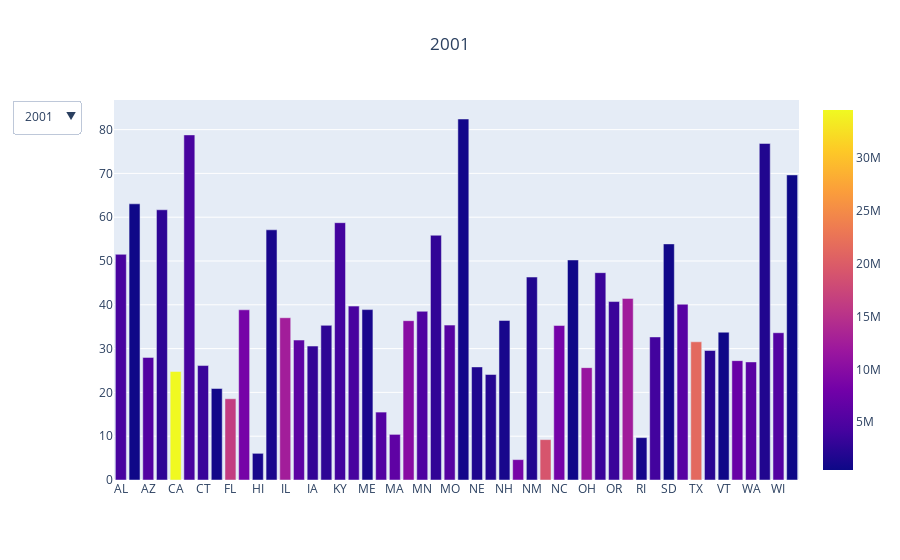

The cell this chart's notebook holds for it:
### Code cell
dfs = list(ann_sales_pop_bystate.groupby("year"))

first_title = dfs[0][0]
traces = []
buttons = []
for i,d in enumerate(dfs):
    visible = [False] * len(dfs)
    visible[i] = True
    name = d[0]
    traces.append(px.bar(d[1], x = 'code', y = 'gun sales per 100k', color = 'population', labels={'pop:population of US'}, height= 800).update_traces(visible=True if i==0 else False).data[0])
    px.treemap(d[1],
                   path=['year', 'code', ],
                   values='population').update_traces(visible=True if i==0 else False).data[0]
  
    buttons.append(dict(label=name,
                        method="update",
                        args=[{"visible":visible},
                              {"title":f"{name}"}]))

updatemenus = [{'active':0, "buttons":buttons}]

fig = go.Figure(data=traces,
                 layout=dict(updatemenus=updatemenus))
fig.update_layout(title=first_title, title_x=0.5)
fig.show()

### Figure 1 — Plotly figure (JSON) as saved in the notebook; plotly's stock layout.template omitted (floating-point values rounded to 4 significant figures)
{"data": [{"alignmentgroup": "True", "hovertemplate": "code=%{x}<br>gun sales per 100k=%{y}<br>population=%{marker.color}<extra></extra>", "legendgroup": "", "marker": {"color": [4467634, 633714, 5273477, 2691571, 34479458, 4425687, 3432835, 795699, 16356966, 8377038, 1225948, 1319962, 12488445, 6127760, 2931997, 2702162, 4068132, 4477875, 1285692, 5374691, 6397634, 9991120, 4982796, 2852994, 5641142, 906961, 1719836, 2098399, 1255517, 8492671, 1831690, 19082838, 8210122, 639062, 11387404, 3467100, 3467937, 12298970, 1057142, 4064995, 757972, 5750789, 21319622, 2283715, 612223, 7198362, 5985722, 1801481, 5406835, 494657], "coloraxis": "coloraxis"}, "name": "", "offsetgroup": "", "orientation": "v", "showlegend": false, "textposition": "auto", "type": "bar", "visible": true, "x": ["AL", "AK", "AZ", "AR", "CA", "CO", "CT", "DE", "FL", "GA", "HI", "ID", "IL", "IN", "IA", "KS", "KY", "LA", "ME", "MD", "MA", "MI", "MN", "MS", "MO", "MT", "NE", "NV", "NH", "NJ", "NM", "NY", "NC", "ND", "OH", "OK", "OR", "PA", "RI", "SC", "SD", "TN", "TX", "UT", "VT", "VA", "WA", "WV", "WI", "WY"], "xaxis": "x", "y": [51.52, 63.06, 27.99, 61.7, 24.78, 78.79, 26.13, 20.89, 18.55, 38.86, 6.088, 57.12, 37.05, 31.95, 30.58, 35.31, 58.75, 39.7, 38.9, 15.51, 10.42, 36.37, 38.52, 55.88, 35.36, 82.42, 25.82, 24.09, 36.42, 4.654, 46.34, 9.221, 35.27, 50.24, 25.66, 47.34, 40.74, 41.46, 9.68, 32.66, 53.91, 40.13, 31.56, 29.56, 33.74, 27.25, 26.96, 76.84, 33.62, 69.65], "yaxis": "y"}, {"alignmentgroup": "True", "hovertemplate": "code=%{x}<br>gun sales per 100k=%{y}<br>population=%{marker.color}<extra></extra>", "legendgroup": "", "marker": {"color": [4480089, 642337, 5396255, 2705927, 34871843, 4490406, 3458749, 806169, 16689370, 8508256, 1239613, 1340372, 12525556, 6155967, 2934234, 2713535, 4089875, 4497267, 1295960, 5440389, 6417206, 10015710, 5018935, 2858681, 5674825, 911667, 1728292, 2173791, 1269089, 8552643, 1855309, 19137800, 8326201, 638168, 11407889, 3489080, 3513424, 12331031, 1065995, 4107795, 760020, 5795918, 21690325, 2324815, 615442, 7286873, 6052349, 1805414, 5445162, 500017], "coloraxis": "coloraxis"}, "name": "", "offsetgroup": "", "orientation": "v", "showlegend": false, "textposition": "auto", "type": "bar", "visible": false, "x": ["AL", "AK", "AZ", "AR", "CA", "CO", "CT", "DE", "FL", "GA", "HI", "ID", "IL", "IN", "IA", "KS", "KY", "LA", "ME", "MD", "MA", "MI", "MN", "MS", "MO", "MT", "NE", "NV", "NH", "NJ", "NM", "NY", "NC", "ND", "OH", "OK", "OR", "PA", "RI", "SC", "SD", "TN", "TX", "UT", "VT", "VA", "WA", "WV", "WI", "WY"], "xaxis": "x", "y": [49.33, 57.28, 26.36, 56.7, 19.63, 40.92, 27.06, 20.33, 17.31, 33.52, 6.298, 55.25, 35.62, 30.58, 30.79, 34.68, 56.1, 37.71, 38.52, 14.48, 14.78, 35.3, 38.33, 52.45, 34.89, 83.72, 24.98, 21.69, 39.14, 5.065, 43.15, 8.409, 32.3, 49.11, 26.04, 45.71, 39.14, 46.04, 8.932, 29.69, 58.26, 38.48, 30.65, 26.54, 33.28, 26.32, 31.96, 74.69, 31.91, 67.17], "yaxis": "y"}, {"alignmentgroup": "True", "hovertemplate": "code=%{x}<br>gun sales per 100k=%{y}<br>population=%{marker.color}<extra></extra>", "legendgroup": "", "marker": {"color": [4503491, 648414, 5510364, 2724816, 35253159, 4528732, 3484336, 818003, 17004085, 8622793, 1251154, 1363380, 12556006, 6196638, 2941999, 2723004, 4117170, 4521042, 1306513, 5496269, 6422565, 10041152, 5053572, 2868312, 5709403, 919630, 1738643, 2248850, 1279840, 8601402, 1877574, 19175939, 8422501, 638817, 11434788, 3504892, 3547376, 12374658, 1071342, 4150297, 763729, 5847812, 22030931, 2360137, 617858, 7366977, 6104115, 1812295, 5479203, 503453], "coloraxis": "coloraxis"}, "name": "", "offsetgroup": "", "orientation": "v", "showlegend": false, "textposition": "auto", "type": "bar", "visible": false, "x": ["AL", "AK", "AZ", "AR", "CA", "CO", "CT", "DE", "FL", "GA", "HI", "ID", "IL", "IN", "IA", "KS", "KY", "LA", "ME", "MD", "MA", "MI", "MN", "MS", "MO", "MT", "NE", "NV", "NH", "NJ", "NM", "NY", "NC", "ND", "OH", "OK", "OR", "PA", "RI", "SC", "SD", "TN", "TX", "UT", "VT", "VA", "WA", "WV", "WI", "WY"], "xaxis": "x", "y": [50.07, 57.15, 26.44, 55.14, 14.88, 40.02, 28.86, 20.0, 17.54, 32.73, 5.946, 54.77, 41.09, 29.67, 32.33, 35.76, 55.1, 38.86, 38.96, 14.24, 20.46, 34.08, 45.46, 52.6, 35.53, 87.85, 25.74, 21.98, 42.76, 4.852, 42.15, 7.866, 31.4, 52.27, 26.12, 47.8, 40.3, 41.69, 9.017, 29.24, 62.43, 37.58, 31.24, 29.87, 32.32, 27.18, 35.04, 72.71, 34.42, 65.91], "yaxis": "y"}, {"alignmentgroup": "True", "hovertemplate": "code=%{x}<br>gun sales per 100k=%{y}<br>population=%{marker.color}<extra></extra>", "legendgroup": "", "marker": {"color": [4530729, 659286, 5652404, 2749686, 35574576, 4575013, 3496094, 830803, 17415318, 8769252, 1273569, 1391802, 12589773, 6233007, 2953635, 2734373, 4146101, 4552238, 1313688, 5546935, 6412281, 10055315, 5087713, 2889010, 5747741, 930009, 1749370, 2346222, 1290121, 8634561, 1903808, 19171567, 8553152, 644705, 11452251, 3525233, 3569463, 12410722, 1074579, 4210921, 770396, 5910809, 22394023, 2401580, 619920, 7475575, 6178645, 1816438, 5514026, 509106], "coloraxis": "coloraxis"}, "name": "", "offsetgroup": "", "orientation": "v", "showlegend": false, "textposition": "auto", "type": "bar", "visible": false, "x": ["AL", "AK", "AZ", "AR", "CA", "CO", "CT", "DE", "FL", "GA", "HI", "ID", "IL", "IN", "IA", "KS", "KY", "LA", "ME", "MD", "MA", "MI", "MN", "MS", "MO", "MT", "NE", "NV", "NH", "NJ", "NM", "NY", "NC", "ND", "OH", "OK", "OR", "PA", "RI", "SC", "SD", "TN", "TX", "UT", "VT", "VA", "WA", "WV", "WI", "WY"], "xaxis": "x", "y": [50.76, 61.44, 27.55, 57.59, 15.43, 42.45, 28.87, 19.77, 18.26, 26.48, 5.73, 54.28, 46.9, 28.32, 33.35, 36.21, 56.67, 37.88, 40.09, 13.97, 17.62, 34.05, 44.78, 52.71, 36.42, 89.83, 27.69, 23.34, 44.02, 4.329, 42.83, 8.357, 32.32, 53.81, 28.56, 49.13, 41.94, 40.68, 9.356, 29.48, 65.32, 38.81, 30.05, 33.3, 31.44, 28.5, 32.93, 73.14, 33.93, 69.59], "yaxis": "y"}, {"alignmentgroup": "True", "hovertemplate": "code=%{x}<br>gun sales per 100k=%{y}<br>population=%{marker.color}<extra></extra>", "legendgroup": "", "marker": {"color": [4569805, 666946, 5839077, 2781097, 35827943, 4631888, 3506956, 845150, 17842038, 8925922, 1292729, 1428241, 12609903, 6278616, 2964454, 2745299, 4182742, 4576628, 1318787, 5592379, 6403290, 10051137, 5119598, 2905943, 5790300, 940102, 1761497, 2432143, 1298492, 8651974, 1932274, 19132610, 8705407, 646089, 11463320, 3548597, 3613202, 12449990, 1067916, 4270150, 775493, 5991057, 22778123, 2457719, 621215, 7577105, 6257305, 1820492, 5546166, 514157], "coloraxis": "coloraxis"}, "name": "", "offsetgroup": "", "orientation": "v", "showlegend": false, "textposition": "auto", "type": "bar", "visible": false, "x": ["AL", "AK", "AZ", "AR", "CA", "CO", "CT", "DE", "FL", "GA", "HI", "ID", "IL", "IN", "IA", "KS", "KY", "LA", "ME", "MD", "MA", "MI", "MN", "MS", "MO", "MT", "NE", "NV", "NH", "NJ", "NM", "NY", "NC", "ND", "OH", "OK", "OR", "PA", "RI", "SC", "SD", "TN", "TX", "UT", "VT", "VA", "WA", "WV", "WI", "WY"], "xaxis": "x", "y": [51.62, 66.74, 30.25, 58.97, 17.05, 44.54, 27.83, 20.26, 20.77, 28.88, 5.86, 56.25, 41.8, 27.43, 33.85, 35.81, 55.61, 45.44, 38.16, 14.47, 16.45, 33.53, 43.79, 57.71, 37.0, 89.42, 27.35, 25.79, 42.94, 4.228, 42.46, 8.299, 31.19, 55.72, 27.32, 51.3, 43.74, 38.79, 9.035, 33.21, 65.47, 42.3, 32.43, 36.2, 29.95, 29.26, 35.09, 73.42, 33.0, 73.73], "yaxis": "y"}, {"alignmentgroup": "True", "hovertemplate": "code=%{x}<br>gun sales per 100k=%{y}<br>population=%{marker.color}<extra></extra>", "legendgroup": "", "marker": {"color": [4628981, 675302, 6029141, 2821761, 36021202, 4720423, 3517460, 859268, 18166990, 9155813, 1309731, 1468669, 12643955, 6332669, 2982644, 2762931, 4219239, 4302665, 1323619, 5627367, 6410084, 10036081, 5163555, 2904978, 5842704, 952692, 1772693, 2522658, 1308389, 8661679, 1962137, 19104631, 8917270, 649422, 11481213, 3594090, 3670883, 12510809, 1063096, 4357847, 783033, 6088766, 23359580, 2525507, 622892, 7673725, 6370753, 1827912, 5577655, 522667], "coloraxis": "coloraxis"}, "name": "", "offsetgroup": "", "orientation": "v", "showlegend": false, "textposition": "auto", "type": "bar", "visible": false, "x": ["AL", "AK", "AZ", "AR", "CA", "CO", "CT", "DE", "FL", "GA", "HI", "ID", "IL", "IN", "IA", "KS", "KY", "LA", "ME", "MD", "MA", "MI", "MN", "MS", "MO", "MT", "NE", "NV", "NH", "NJ", "NM", "NY", "NC", "ND", "OH", "OK", "OR", "PA", "RI", "SC", "SD", "TN", "TX", "UT", "VT", "VA", "WA", "WV", "WI", "WY"], "xaxis": "x", "y": [52.53, 69.65, 33.87, 60.29, 17.15, 45.49, 27.75, 19.43, 22.66, 34.07, 5.794, 61.97, 41.74, 29.32, 34.01, 39.5, 187.6, 49.31, 40.12, 14.61, 21.4, 33.12, 47.39, 61.65, 39.43, 92.13, 28.89, 28.92, 48.27, 4.308, 46.03, 10.42, 32.52, 60.72, 28.32, 53.07, 44.6, 41.6, 9.346, 34.1, 67.27, 42.46, 32.97, 42.23, 33.25, 31.13, 40.09, 75.45, 33.93, 81.08], "yaxis": "y"}, {"alignmentgroup": "True", "hovertemplate": "code=%{x}<br>gun sales per 100k=%{y}<br>population=%{marker.color}<extra></extra>", "legendgroup": "", "marker": {"color": [4672840, 680300, 6167681, 2848650, 36250311, 4803868, 3527270, 871749, 18367842, 9349988, 1315675, 1505105, 12695866, 6379599, 2999212, 2783785, 4256672, 4375581, 1327040, 5653408, 6431559, 10001284, 5207203, 2928350, 5887612, 964706, 1783440, 2601072, 1312540, 8677885, 1990070, 19132335, 9118037, 652822, 11500468, 3634349, 3722417, 12563937, 1057315, 4444110, 791623, 6175727, 23831983, 2597746, 623481, 7751000, 6461587, 1834052, 5610775, 534876], "coloraxis": "coloraxis"}, "name": "", "offsetgroup": "", "orientation": "v", "showlegend": false, "textposition": "auto", "type": "bar", "visible": false, "x": ["AL", "AK", "AZ", "AR", "CA", "CO", "CT", "DE", "FL", "GA", "HI", "ID", "IL", "IN", "IA", "KS", "KY", "LA", "ME", "MD", "MA", "MI", "MN", "MS", "MO", "MT", "NE", "NV", "NH", "NJ", "NM", "NY", "NC", "ND", "OH", "OK", "OR", "PA", "RI", "SC", "SD", "TN", "TX", "UT", "VT", "VA", "WA", "WV", "WI", "WY"], "xaxis": "x", "y": [52.51, 72.91, 31.14, 59.62, 23.61, 46.16, 32.92, 18.25, 23.2, 28.93, 4.956, 62.39, 42.3, 29.29, 32.97, 40.05, 373.0, 47.58, 38.64, 14.19, 25.72, 31.18, 47.64, 59.86, 46.55, 93.66, 29.18, 27.02, 49.61, 4.196, 46.88, 11.09, 31.72, 64.81, 28.36, 52.03, 43.69, 44.78, 9.668, 33.78, 68.23, 39.14, 32.88, 48.91, 32.0, 31.16, 42.74, 72.19, 32.19, 79.96], "yaxis": "y"}, {"alignmentgroup": "True", "hovertemplate": "code=%{x}<br>gun sales per 100k=%{y}<br>population=%{marker.color}<extra></extra>", "legendgroup": "", "marker": {"color": [4718206, 687455, 6280362, 2874554, 36604337, 4889730, 3545579, 883874, 18527305, 9504843, 1332213, 1534320, 12747038, 6424806, 3016734, 2808076, 4289878, 4435586, 1330509, 5684965, 6468967, 9946889, 5247018, 2947806, 5923916, 976415, 1796378, 2653630, 1315906, 8711090, 2010662, 19212436, 9309449, 657569, 11515391, 3668976, 3768748, 12612285, 1055003, 4528996, 799124, 6247411, 24309039, 2663029, 624151, 7833496, 6562231, 1840310, 5640996, 546043], "coloraxis": "coloraxis"}, "name": "", "offsetgroup": "", "orientation": "v", "showlegend": false, "textposition": "auto", "type": "bar", "visible": false, "x": ["AL", "AK", "AZ", "AR", "CA", "CO", "CT", "DE", "FL", "GA", "HI", "ID", "IL", "IN", "IA", "KS", "KY", "LA", "ME", "MD", "MA", "MI", "MN", "MS", "MO", "MT", "NE", "NV", "NH", "NJ", "NM", "NY", "NC", "ND", "OH", "OK", "OR", "PA", "RI", "SC", "SD", "TN", "TX", "UT", "VT", "VA", "WA", "WV", "WI", "WY"], "xaxis": "x", "y": [63.46, 89.79, 33.23, 66.72, 21.32, 58.39, 43.97, 20.48, 27.19, 38.65, 6.432, 65.47, 48.32, 34.23, 35.91, 44.9, 438.5, 55.99, 42.51, 15.76, 18.53, 35.92, 52.83, 61.42, 54.27, 99.96, 31.5, 35.89, 51.14, 4.652, 52.78, 11.55, 37.32, 71.22, 30.4, 60.4, 47.73, 47.46, 11.76, 40.83, 78.2, 45.27, 38.86, 68.19, 35.23, 35.61, 48.24, 80.25, 33.12, 90.2], "yaxis": "y"}, {"alignmentgroup": "True", "hovertemplate": "code=%{x}<br>gun sales per 100k=%{y}<br>population=%{marker.color}<extra></extra>", "legendgroup": "", "marker": {"color": [4757938, 698895, 6343154, 2896843, 36961229, 4972195, 3561807, 891730, 18652644, 9620846, 1346717, 1554439, 12796778, 6459325, 3032870, 2832704, 4317074, 4491648, 1329590, 5730388, 6517613, 9901591, 5281203, 2958774, 5961088, 983982, 1812683, 2684665, 1316102, 8755602, 2036802, 19307066, 9449566, 664968, 11528896, 3717572, 3808600, 12666858, 1053646, 4589872, 807067, 6306019, 24801761, 2723421, 624817, 7925937, 6667426, 1847775, 5669264, 559851], "coloraxis": "coloraxis"}, "name": "", "offsetgroup": "", "orientation": "v", "showlegend": false, "textposition": "auto", "type": "bar", "visible": false, "x": ["AL", "AK", "AZ", "AR", "CA", "CO", "CT", "DE", "FL", "GA", "HI", "ID", "IL", "IN", "IA", "KS", "KY", "LA", "ME", "MD", "MA", "MI", "MN", "MS", "MO", "MT", "NE", "NV", "NH", "NJ", "NM", "NY", "NC", "ND", "OH", "OK", "OR", "PA", "RI", "SC", "SD", "TN", "TX", "UT", "VT", "VA", "WA", "WV", "WI", "WY"], "xaxis": "x", "y": [66.81, 86.97, 33.95, 72.44, 21.32, 63.08, 56.84, 23.02, 29.84, 38.79, 7.805, 63.84, 58.77, 42.39, 39.64, 50.48, 507.2, 55.01, 45.84, 16.61, 15.17, 36.58, 53.99, 56.46, 59.67, 103.6, 32.73, 39.98, 57.82, 6.343, 52.46, 12.49, 38.99, 72.13, 34.31, 63.1, 48.59, 50.66, 14.05, 46.75, 78.99, 64.86, 40.88, 94.05, 36.95, 37.4, 50.5, 84.88, 34.74, 91.8], "yaxis": "y"}, {"alignmentgroup": "True", "hovertemplate": "code=%{x}<br>gun sales per 100k=%{y}<br>population=%{marker.color}<extra></extra>", "legendgroup": "", "marker": {"color": [4785570, 713868, 6408790, 2922280, 37333601, 5048196, 3579210, 899711, 18846054, 9713248, 1363731, 1570718, 12839695, 6489965, 3050314, 2858910, 4347698, 4545392, 1327366, 5787193, 6563263, 9876149, 5310337, 2970047, 5996063, 990527, 1829838, 2703230, 1316614, 8802707, 2064982, 19398228, 9559533, 674344, 11545435, 3759263, 3837208, 12710472, 1052669, 4636361, 816211, 6356683, 25245178, 2774424, 625793, 8024417, 6742256, 1854146, 5689060, 564222], "coloraxis": "coloraxis"}, "name": "", "offsetgroup": "", "orientation": "v", "showlegend": false, "textposition": "auto", "type": "bar", "visible": false, "x": ["AL", "AK", "AZ", "AR", "CA", "CO", "CT", "DE", "FL", "GA", "HI", "ID", "IL", "IN", "IA", "KS", "KY", "LA", "ME", "MD", "MA", "MI", "MN", "MS", "MO", "MT", "NE", "NV", "NH", "NJ", "NM", "NY", "NC", "ND", "OH", "OK", "OR", "PA", "RI", "SC", "SD", "TN", "TX", "UT", "VT", "VA", "WA", "WV", "WI", "WY"], "xaxis": "x", "y": [64.49, 92.33, 32.15, 65.51, 21.87, 59.59, 50.18, 21.38, 29.68, 34.31, 7.724, 58.59, 54.15, 53.26, 40.89, 50.42, 548.7, 52.63, 49.71, 15.23, 17.66, 35.26, 56.0, 57.2, 58.32, 102.1, 31.85, 38.76, 60.72, 5.739, 52.82, 12.45, 34.69, 69.82, 34.06, 62.22, 48.17, 49.3, 14.09, 43.49, 77.37, 64.66, 38.35, 199.4, 38.79, 39.98, 49.74, 86.05, 34.24, 84.56], "yaxis": "y"}, {"alignmentgroup": "True", "hovertemplate": "code=%{x}<br>gun sales per 100k=%{y}<br>population=%{marker.color}<extra></extra>", "legendgroup": "", "marker": {"color": [4801627, 723375, 6468796, 2938506, 37668681, 5118400, 3588948, 907985, 19083482, 9810181, 1376897, 1583930, 12855970, 6516336, 3064102, 2869548, 4366869, 4575197, 1327844, 5840241, 6606285, 9874589, 5347108, 2977886, 6010065, 997600, 1841749, 2717951, 1318075, 8836639, 2077919, 19502728, 9651377, 684867, 11549772, 3785534, 3867937, 12741310, 1050350, 4673509, 823772, 6398361, 25640909, 2814784, 626320, 8105850, 6821481, 1855184, 5708785, 567329], "coloraxis": "coloraxis"}, "name": "", "offsetgroup": "", "orientation": "v", "showlegend": false, "textposition": "auto", "type": "bar", "visible": false, "x": ["AL", "AK", "AZ", "AR", "CA", "CO", "CT", "DE", "FL", "GA", "HI", "ID", "IL", "IN", "IA", "KS", "KY", "LA", "ME", "MD", "MA", "MI", "MN", "MS", "MO", "MT", "NE", "NV", "NH", "NJ", "NM", "NY", "NC", "ND", "OH", "OK", "OR", "PA", "RI", "SC", "SD", "TN", "TX", "UT", "VT", "VA", "WA", "WV", "WI", "WY"], "xaxis": "x", "y": [70.0, 97.04, 38.88, 70.18, 24.04, 65.7, 51.84, 24.77, 33.71, 37.5, 9.176, 67.31, 64.48, 55.22, 58.73, 57.46, 522.3, 57.82, 55.07, 17.64, 23.23, 36.12, 63.12, 62.14, 65.71, 109.2, 35.76, 43.69, 69.03, 6.819, 55.64, 13.94, 38.88, 89.12, 40.6, 71.8, 54.24, 56.43, 16.44, 49.09, 84.55, 70.5, 45.06, 362.7, 43.58, 40.89, 57.82, 99.99, 56.54, 92.05], "yaxis": "y"}, {"alignmentgroup": "True", "hovertemplate": "code=%{x}<br>gun sales per 100k=%{y}<br>population=%{marker.color}<extra></extra>", "legendgroup": "", "marker": {"color": [4817528, 730307, 6551149, 2949828, 37999878, 5189458, 3591765, 917053, 19320749, 9915646, 1390090, 1595590, 12868192, 6537782, 3075039, 2885398, 4379730, 4602134, 1328501, 5884868, 6645303, 9882519, 5379646, 2986450, 6024522, 1005494, 1855350, 2754354, 1321617, 8867749, 2083540, 19576125, 9748364, 701345, 11553031, 3815780, 3899801, 12764475, 1050304, 4723417, 834047, 6454914, 26060796, 2854871, 625953, 8186628, 6895318, 1856680, 5724554, 576626], "coloraxis": "coloraxis"}, "name": "", "offsetgroup": "", "orientation": "v", "showlegend": false, "textposition": "auto", "type": "bar", "visible": false, "x": ["AL", "AK", "AZ", "AR", "CA", "CO", "CT", "DE", "FL", "GA", "HI", "ID", "IL", "IN", "IA", "KS", "KY", "LA", "ME", "MD", "MA", "MI", "MN", "MS", "MO", "MT", "NE", "NV", "NH", "NJ", "NM", "NY", "NC", "ND", "OH", "OK", "OR", "PA", "RI", "SC", "SD", "TN", "TX", "UT", "VT", "VA", "WA", "WV", "WI", "WY"], "xaxis": "x", "y": [89.54, 116.9, 51.85, 83.46, 29.81, 79.94, 66.12, 33.5, 43.18, 46.95, 12.54, 85.54, 80.51, 72.75, 48.03, 73.12, 591.2, 70.9, 69.13, 23.21, 31.67, 43.55, 81.97, 74.44, 85.2, 133.7, 46.28, 53.14, 96.99, 9.681, 68.83, 17.3, 50.19, 121.0, 54.46, 96.44, 68.48, 75.88, 22.9, 65.29, 106.0, 81.2, 55.11, 80.91, 55.13, 54.82, 75.3, 121.5, 81.99, 109.9], "yaxis": "y"}, {"alignmentgroup": "True", "hovertemplate": "code=%{x}<br>gun sales per 100k=%{y}<br>population=%{marker.color}<extra></extra>", "legendgroup": "", "marker": {"color": [4833722, 735132, 6626624, 2959373, 38332521, 5268367, 3596080, 925749, 19552860, 9992167, 1404054, 1612136, 12882135, 6570902, 3090416, 2893957, 4395295, 4625470, 1328302, 5928814, 6692824, 9895622, 5420380, 2991207, 6044171, 1015165, 1868516, 2790136, 1323459, 8899339, 2085287, 19651127, 9848060, 723393, 11570808, 3850568, 3930065, 12773801, 1051511, 4774839, 844877, 6495978, 26448193, 2900872, 626630, 8260405, 6971406, 1854304, 5742713, 582658], "coloraxis": "coloraxis"}, "name": "", "offsetgroup": "", "orientation": "v", "showlegend": false, "textposition": "auto", "type": "bar", "visible": false, "x": ["AL", "AK", "AZ", "AR", "CA", "CO", "CT", "DE", "FL", "GA", "HI", "ID", "IL", "IN", "IA", "KS", "KY", "LA", "ME", "MD", "MA", "MI", "MN", "MS", "MO", "MT", "NE", "NV", "NH", "NJ", "NM", "NY", "NC", "ND", "OH", "OK", "OR", "PA", "RI", "SC", "SD", "TN", "TX", "UT", "VT", "VA", "WA", "WV", "WI", "WY"], "xaxis": "x", "y": [116.7, 127.1, 54.78, 94.53, 35.7, 97.69, 81.85, 43.28, 54.92, 52.83, 12.4, 91.49, 99.41, 90.87, 51.79, 78.82, 359.1, 76.32, 72.84, 38.99, 37.56, 50.93, 97.0, 77.46, 93.81, 135.8, 49.0, 52.65, 111.6, 13.49, 74.97, 17.97, 58.35, 118.6, 58.85, 98.85, 69.8, 81.79, 25.36, 70.3, 109.0, 92.5, 61.75, 111.9, 57.67, 60.34, 80.49, 134.3, 75.69, 121.3], "yaxis": "y"}, {"alignmentgroup": "True", "hovertemplate": "code=%{x}<br>gun sales per 100k=%{y}<br>population=%{marker.color}<extra></extra>", "legendgroup": "", "marker": {"color": [4841799, 736283, 6730413, 2967392, 38596972, 5350101, 3594524, 932487, 19845911, 10067278, 1414538, 1631112, 12884493, 6593644, 3109350, 2900475, 4414349, 4644013, 1330513, 5957283, 6762596, 9929848, 5451079, 2990468, 6056202, 1021869, 1879321, 2817628, 1333341, 8864525, 2089568, 19651049, 9932887, 737401, 11602700, 3878187, 3963244, 12788313, 1055936, 4823617, 849129, 6541223, 26964333, 2936879, 625214, 8310993, 7054655, 1849489, 5751525, 582531], "coloraxis": "coloraxis"}, "name": "", "offsetgroup": "", "orientation": "v", "showlegend": false, "textposition": "auto", "type": "bar", "visible": false, "x": ["AL", "AK", "AZ", "AR", "CA", "CO", "CT", "DE", "FL", "GA", "HI", "ID", "IL", "IN", "IA", "KS", "KY", "LA", "ME", "MD", "MA", "MI", "MN", "MS", "MO", "MT", "NE", "NV", "NH", "NJ", "NM", "NY", "NC", "ND", "OH", "OK", "OR", "PA", "RI", "SC", "SD", "TN", "TX", "UT", "VT", "VA", "WA", "WV", "WI", "WY"], "xaxis": "x", "y": [128.3, 119.0, 46.16, 78.95, 38.21, 77.25, 75.2, 46.06, 52.13, 48.13, 10.76, 80.77, 104.3, 98.21, 40.85, 59.36, 564.6, 67.91, 62.45, 23.87, 26.52, 42.71, 88.26, 71.84, 85.38, 119.2, 36.49, 41.43, 93.51, 10.41, 66.89, 18.6, 119.0, 95.67, 51.4, 89.86, 61.32, 70.32, 19.32, 60.07, 98.52, 81.54, 54.37, 89.83, 50.39, 50.51, 68.34, 120.0, 58.13, 108.3], "yaxis": "y"}, {"alignmentgroup": "True", "hovertemplate": "code=%{x}<br>gun sales per 100k=%{y}<br>population=%{marker.color}<extra></extra>", "legendgroup": "", "marker": {"color": [4852347, 737498, 6829676, 2978048, 38918045, 5450623, 3587122, 941252, 20209042, 10178447, 1422052, 1651059, 12858913, 6608422, 3120960, 2909011, 4425976, 4664628, 1328262, 5985562, 6794228, 9931715, 5482032, 2988471, 6071732, 1030475, 1891277, 2866939, 1336350, 8867949, 2089291, 19654666, 10031646, 754066, 11617527, 3909500, 4015792, 12784826, 1056065, 4891938, 853988, 6591170, 27470056, 2981835, 625216, 8361808, 7163657, 1842050, 5760940, 585613], "coloraxis": "coloraxis"}, "name": "", "offsetgroup": "", "orientation": "v", "showlegend": false, "textposition": "auto", "type": "bar", "visible": false, "x": ["AL", "AK", "AZ", "AR", "CA", "CO", "CT", "DE", "FL", "GA", "HI", "ID", "IL", "IN", "IA", "KS", "KY", "LA", "ME", "MD", "MA", "MI", "MN", "MS", "MO", "MT", "NE", "NV", "NH", "NJ", "NM", "NY", "NC", "ND", "OH", "OK", "OR", "PA", "RI", "SC", "SD", "TN", "TX", "UT", "VT", "VA", "WA", "WV", "WI", "WY"], "xaxis": "x", "y": [152.0, 116.1, 48.53, 86.41, 45.25, 83.3, 85.79, 53.56, 56.76, 55.7, 10.75, 82.94, 97.01, 163.0, 47.2, 63.89, 727.2, 79.88, 71.33, 21.0, 24.62, 50.44, 94.72, 84.45, 96.33, 123.9, 41.95, 44.47, 102.4, 10.15, 70.8, 17.61, 53.02, 92.07, 64.43, 91.9, 68.76, 77.7, 20.95, 66.84, 117.4, 99.25, 57.31, 85.46, 55.32, 55.37, 70.12, 135.2, 66.53, 106.5], "yaxis": "y"}, {"alignmentgroup": "True", "hovertemplate": "code=%{x}<br>gun sales per 100k=%{y}<br>population=%{marker.color}<extra></extra>", "legendgroup": "", "marker": {"color": [4863525, 741456, 6941072, 2989918, 39167117, 5539215, 3578141, 948921, 20613477, 10301890, 1427559, 1682380, 12820527, 6634304, 3131371, 2910844, 4438182, 4678135, 1331317, 6003323, 6823608, 9950571, 5522744, 2987938, 6087135, 1040859, 1905616, 2917563, 1342307, 8870827, 2091630, 19633428, 10154788, 754434, 11634370, 3926331, 4089976, 12782275, 1056770, 4957968, 862996, 6646010, 27914410, 3041868, 623657, 8410106, 7294771, 1831023, 5772628, 584215], "coloraxis": "coloraxis"}, "name": "", "offsetgroup": "", "orientation": "v", "showlegend": false, "textposition": "auto", "type": "bar", "visible": false, "x": ["AL", "AK", "AZ", "AR", "CA", "CO", "CT", "DE", "FL", "GA", "HI", "ID", "IL", "IN", "IA", "KS", "KY", "LA", "ME", "MD", "MA", "MI", "MN", "MS", "MO", "MT", "NE", "NV", "NH", "NJ", "NM", "NY", "NC", "ND", "OH", "OK", "OR", "PA", "RI", "SC", "SD", "TN", "TX", "UT", "VT", "VA", "WA", "WV", "WI", "WY"], "xaxis": "x", "y": [126.9, 118.2, 59.97, 88.97, 60.69, 97.58, 88.79, 62.63, 69.63, 59.5, 11.68, 92.93, 150.1, 216.6, 64.6, 67.52, 828.5, 83.77, 83.81, 27.55, 33.15, 58.25, 118.0, 92.43, 103.9, 131.0, 46.53, 50.72, 123.0, 13.74, 77.08, 20.62, 59.23, 95.48, 75.27, 92.86, 79.39, 89.44, 26.27, 81.28, 129.7, 107.5, 61.68, 96.95, 63.2, 62.83, 97.88, 132.4, 97.32, 108.9], "yaxis": "y"}, {"alignmentgroup": "True", "hovertemplate": "code=%{x}<br>gun sales per 100k=%{y}<br>population=%{marker.color}<extra></extra>", "legendgroup": "", "marker": {"color": [4874486, 739700, 7044008, 3001345, 39358497, 5611885, 3573297, 956823, 20963613, 10410330, 1424393, 1717715, 12778828, 6658078, 3141550, 2908718, 4452268, 4670560, 1334612, 6023868, 6859789, 9973114, 5566230, 2988510, 6106670, 1052482, 1915947, 2969905, 1348787, 8885525, 2091784, 19589572, 10268233, 754942, 11659650, 3931316, 4143625, 12787641, 1055673, 5021268, 872868, 6708799, 28295273, 3101042, 624344, 8463587, 7423362, 1817004, 5790186, 578931], "coloraxis": "coloraxis"}, "name": "", "offsetgroup": "", "orientation": "v", "showlegend": false, "textposition": "auto", "type": "bar", "visible": false, "x": ["AL", "AK", "AZ", "AR", "CA", "CO", "CT", "DE", "FL", "GA", "HI", "ID", "IL", "IN", "IA", "KS", "KY", "LA", "ME", "MD", "MA", "MI", "MN", "MS", "MO", "MT", "NE", "NV", "NH", "NJ", "NM", "NY", "NC", "ND", "OH", "OK", "OR", "PA", "RI", "SC", "SD", "TN", "TX", "UT", "VT", "VA", "WA", "WV", "WI", "WY"], "xaxis": "x", "y": [97.93, 109.3, 54.65, 79.17, 39.89, 88.56, 50.87, 52.92, 60.89, 52.03, 8.946, 106.0, 125.3, 124.7, 51.24, 65.82, 1042.0, 70.48, 72.37, 26.34, 30.1, 51.46, 122.8, 84.27, 85.97, 117.8, 38.79, 43.65, 95.71, 11.68, 76.38, 19.53, 52.38, 88.72, 64.59, 85.05, 82.34, 83.1, 23.38, 79.05, 112.9, 114.5, 54.76, 87.22, 60.24, 61.54, 78.09, 122.6, 90.93, 94.5], "yaxis": "y"}, {"alignmentgroup": "True", "hovertemplate": "code=%{x}<br>gun sales per 100k=%{y}<br>population=%{marker.color}<extra></extra>", "legendgroup": "", "marker": {"color": [4887681, 735139, 7158024, 3009733, 39461588, 5691287, 3571520, 965479, 21244317, 10511131, 1420593, 1750536, 12723071, 6695497, 3148618, 2911359, 4461153, 4659690, 1339057, 6035802, 6882635, 9984072, 5606249, 2981020, 6121623, 1060665, 1925614, 3027341, 1353465, 8886025, 2092741, 19530351, 10381615, 758080, 11676341, 3940235, 4181886, 12800922, 1058287, 5084156, 878698, 6771631, 28628666, 3153550, 624358, 8501286, 7523869, 1804291, 5807406, 577601], "coloraxis": "coloraxis"}, "name": "", "offsetgroup": "", "orientation": "v", "showlegend": false, "textposition": "auto", "type": "bar", "visible": false, "x": ["AL", "AK", "AZ", "AR", "CA", "CO", "CT", "DE", "FL", "GA", "HI", "ID", "IL", "IN", "IA", "KS", "KY", "LA", "ME", "MD", "MA", "MI", "MN", "MS", "MO", "MT", "NE", "NV", "NH", "NJ", "NM", "NY", "NC", "ND", "OH", "OK", "OR", "PA", "RI", "SC", "SD", "TN", "TX", "UT", "VT", "VA", "WA", "WV", "WI", "WY"], "xaxis": "x", "y": [97.04, 107.1, 52.79, 82.55, 32.87, 92.21, 49.75, 49.43, 56.63, 52.28, 9.917, 118.4, 222.5, 133.8, 60.08, 59.1, 1101.0, 65.93, 69.72, 25.1, 30.7, 49.07, 107.8, 82.95, 81.05, 110.9, 38.68, 42.09, 89.32, 10.48, 74.95, 18.36, 51.04, 82.23, 61.45, 84.33, 86.01, 79.83, 23.65, 55.22, 103.2, 102.5, 54.9, 93.82, 66.55, 56.08, 83.37, 133.9, 77.92, 104.1], "yaxis": "y"}, {"alignmentgroup": "True", "hovertemplate": "code=%{x}<br>gun sales per 100k=%{y}<br>population=%{marker.color}<extra></extra>", "legendgroup": "", "marker": {"color": [4903185, 731545, 7278717, 3017804, 39512223, 5758736, 3565287, 973764, 21477737, 10617423, 1415872, 1787065, 12671821, 6732219, 3155070, 2913314, 4467673, 4648794, 1344212, 6045680, 6892503, 9986857, 5639632, 2976149, 6137428, 1068778, 1934408, 3080156, 1359711, 8882190, 2096829, 19453561, 10488084, 762062, 11689100, 3956971, 4217737, 12801989, 1059361, 5148714, 884659, 6829174, 28995881, 3205958, 623989, 8535519, 7614893, 1792147, 5822434, 578759], "coloraxis": "coloraxis"}, "name": "", "offsetgroup": "", "orientation": "v", "showlegend": false, "textposition": "auto", "type": "bar", "visible": false, "x": ["AL", "AK", "AZ", "AR", "CA", "CO", "CT", "DE", "FL", "GA", "HI", "ID", "IL", "IN", "IA", "KS", "KY", "LA", "ME", "MD", "MA", "MI", "MN", "MS", "MO", "MT", "NE", "NV", "NH", "NJ", "NM", "NY", "NC", "ND", "OH", "OK", "OR", "PA", "RI", "SC", "SD", "TN", "TX", "UT", "VT", "VA", "WA", "WV", "WI", "WY"], "xaxis": "x", "y": [140.7, 105.2, 51.23, 73.35, 31.4, 81.53, 48.51, 47.68, 55.66, 50.78, 8.946, 117.1, 390.6, 215.5, 57.94, 57.33, 922.4, 60.72, 67.42, 24.61, 30.8, 49.28, 121.0, 80.1, 81.12, 108.4, 35.27, 41.66, 82.5, 10.27, 74.79, 18.27, 50.57, 79.24, 54.62, 90.99, 84.81, 77.17, 22.97, 63.75, 96.56, 93.03, 51.29, 256.8, 57.44, 60.07, 79.73, 115.1, 74.83, 105.9], "yaxis": "y"}, {"alignmentgroup": "True", "hovertemplate": "code=%{x}<br>gun sales per 100k=%{y}<br>population=%{marker.color}<extra></extra>", "legendgroup": "", "marker": {"color": [4926478, 735020, 7313296, 3032140, 39699937, 5786094, 3582224, 978390, 21579773, 10667864, 1422598, 1795554, 12732022, 6764202, 3170059, 2927154, 4488897, 4670879, 1350598, 6074401, 6925247, 10034302, 5666424, 2990288, 6166585, 1073855, 1943597, 3094789, 1366170, 8924387, 2106790, 19545980, 10537910, 765682, 11744632, 3975769, 4237774, 12862808, 1064393, 5173174, 888861, 6861617, 29133634, 3221188, 626953, 8576069, 7651069, 1800661, 5850095, 581508], "coloraxis": "coloraxis"}, "name": "", "offsetgroup": "", "orientation": "v", "showlegend": false, "textposition": "auto", "type": "bar", "visible": false, "x": ["AL", "AK", "AZ", "AR", "CA", "CO", "CT", "DE", "FL", "GA", "HI", "ID", "IL", "IN", "IA", "KS", "KY", "LA", "ME", "MD", "MA", "MI", "MN", "MS", "MO", "MT", "NE", "NV", "NH", "NJ", "NM", "NY", "NC", "ND", "OH", "OK", "OR", "PA", "RI", "SC", "SD", "TN", "TX", "UT", "VT", "VA", "WA", "WV", "WI", "WY"], "xaxis": "x", "y": [199.8, 122.5, 83.53, 96.67, 36.92, 107.2, 55.24, 71.95, 80.6, 76.62, 12.72, 141.3, 520.3, 247.3, 75.57, 77.11, 651.1, 82.61, 92.92, 44.99, 34.38, 97.07, 154.8, 109.9, 104.0, 144.9, 48.13, 65.27, 117.3, 17.56, 88.67, 23.69, 76.73, 101.1, 75.91, 106.9, 110.8, 103.1, 44.5, 93.07, 116.7, 130.4, 72.76, 347.0, 84.3, 87.86, 92.5, 133.9, 114.5, 140.4], "yaxis": "y"}], "layout": {"title": {"text": "2001", "x": 0.5}, "updatemenus": [{"active": 0, "buttons": [{"args": [{"visible": [true, false, false, false, false, false, false, false, false, false, false, false, false, false, false, false, false, false, false, false]}, {"title": "2001"}], "label": "2001", "method": "update"}, {"args": [{"visible": [false, true, false, false, false, false, false, false, false, false, false, false, false, false, false, false, false, false, false, false]}, {"title": "2002"}], "label": "2002", "method": "update"}, {"args": [{"visible": [false, false, true, false, false, false, false, false, false, false, false, false, false, false, false, false, false, false, false, false]}, {"title": "2003"}], "label": "2003", "method": "update"}, {"args": [{"visible": [false, false, false, true, false, false, false, false, false, false, false, false, false, false, false, false, false, false, false, false]}, {"title": "2004"}], "label": "2004", "method": "update"}, {"args": [{"visible": [false, false, false, false, true, false, false, false, false, false, false, false, false, false, false, false, false, false, false, false]}, {"title": "2005"}], "label": "2005", "method": "update"}, {"args": [{"visible": [false, false, false, false, false, true, false, false, false, false, false, false, false, false, false, false, false, false, false, false]}, {"title": "2006"}], "label": "2006", "method": "update"}, {"args": [{"visible": [false, false, false, false, false, false, true, false, false, false, false, false, false, false, false, false, false, false, false, false]}, {"title": "2007"}], "label": "2007", "method": "update"}, {"args": [{"visible": [false, false, false, false, false, false, false, true, false, false, false, false, false, false, false, false, false, false, false, false]}, {"title": "2008"}], "label": "2008", "method": "update"}, {"args": [{"visible": [false, false, false, false, false, false, false, false, true, false, false, false, false, false, false, false, false, false, false, false]}, {"title": "2009"}], "label": "2009", "method": "update"}, {"args": [{"visible": [false, false, false, false, false, false, false, false, false, true, false, false, false, false, false, false, false, false, false, false]}, {"title": "2010"}], "label": "2010", "method": "update"}, {"args": [{"visible": [false, false, false, false, false, false, false, false, false, false, true, false, false, false, false, false, false, false, false, false]}, {"title": "2011"}], "label": "2011", "method": "update"}, {"args": [{"visible": [false, false, false, false, false, false, false, false, false, false, false, true, false, false, false, false, false, false, false, false]}, {"title": "2012"}], "label": "2012", "method": "update"}, {"args": [{"visible": [false, false, false, false, false, false, false, false, false, false, false, false, true, false, false, false, false, false, false, false]}, {"title": "2013"}], "label": "2013", "method": "update"}, {"args": [{"visible": [false, false, false, false, false, false, false, false, false, false, false, false, false, true, false, false, false, false, false, false]}, {"title": "2014"}], "label": "2014", "method": "update"}, {"args": [{"visible": [false, false, false, false, false, false, false, false, false, false, false, false, false, false, true, false, false, false, false, false]}, {"title": "2015"}], "label": "2015", "method": "update"}, {"args": [{"visible": [false, false, false, false, false, false, false, false, false, false, false, false, false, false, false, true, false, false, false, false]}, {"title": "2016"}], "label": "2016", "method": "update"}, {"args": [{"visible": [false, false, false, false, false, false, false, false, false, false, false, false, false, false, false, false, true, false, false, false]}, {"title": "2017"}], "label": "2017", "method": "update"}, {"args": [{"visible": [false, false, false, false, false, false, false, false, false, false, false, false, false, false, false, false, false, true, false, false]}, {"title": "2018"}], "label": "2018", "method": "update"}, {"args": [{"visible": [false, false, false, false, false, false, false, false, false, false, false, false, false, false, false, false, false, false, true, false]}, {"title": "2019"}], "label": "2019", "method": "update"}, {"args": [{"visible": [false, false, false, false, false, false, false, false, false, false, false, false, false, false, false, false, false, false, false, true]}, {"title": "2020"}], "label": "2020", "method": "update"}]}]}}
